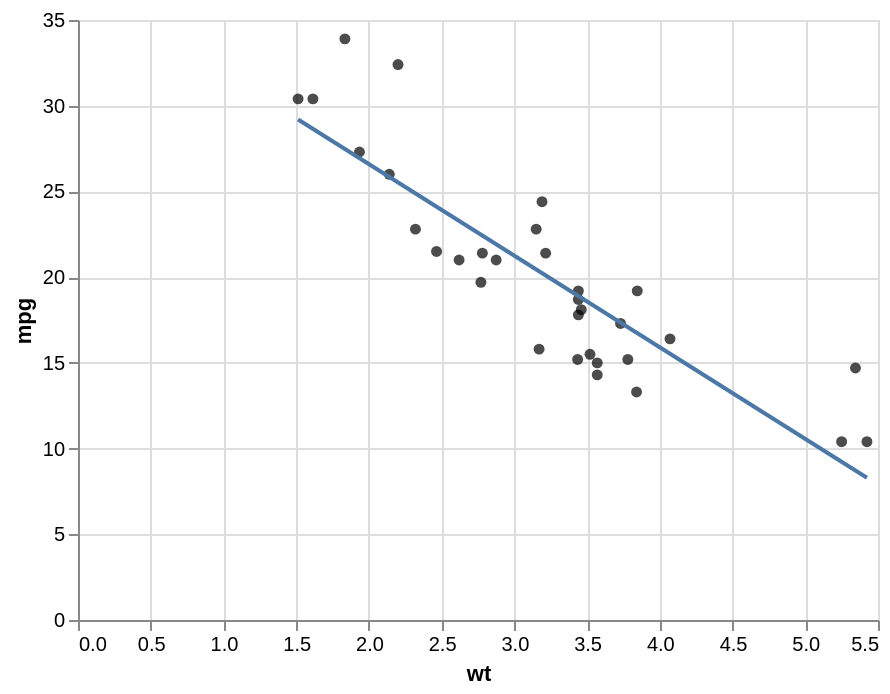

Notebook source saved alongside this figure:
### Markdown cell above
Many factors may have impact on the fuel efficiency in an automobile. It's usually a good idea to generate a data visualization to show the relationship between your variables. Below, we visualize the relationship between the two variables in the dataset (`wt` and `hp`) and our measure for fuel efficiency (`mpg`):

### Code cell
base = alt.Chart(cars_df).mark_circle(color="black").encode(
    alt.X("wt"), alt.Y("mpg")
)

# Create regression line
linear_fit = base.transform_regression(
    "wt", "mpg", method="linear"
).mark_line()

base + linear_fit

### Figure 1 — Vega-Lite specification as saved in the notebook (floating-point values rounded to 4 significant figures)
{"config": {"view": {"continuousWidth": 400, "continuousHeight": 300}}, "layer": [{"mark": {"type": "circle", "color": "black"}, "encoding": {"x": {"field": "wt", "type": "quantitative"}, "y": {"field": "mpg", "type": "quantitative"}}}, {"mark": "line", "encoding": {"x": {"field": "wt", "type": "quantitative"}, "y": {"field": "mpg", "type": "quantitative"}}, "transform": [{"on": "wt", "regression": "mpg", "method": "linear"}]}], "data": {"name": "data-72773ff55fd34acc5a62b75c5677e9e1"}, "$schema": "https://vega.github.io/schema/vega-lite/v4.17.0.json", "datasets": {"data-72773ff55fd34acc5a62b75c5677e9e1": [{"mpg": 21.0, "hp": 110, "wt": 2.62}, {"mpg": 21.0, "hp": 110, "wt": 2.875}, {"mpg": 22.8, "hp": 93, "wt": 2.32}, {"mpg": 21.4, "hp": 110, "wt": 3.215}, {"mpg": 18.7, "hp": 175, "wt": 3.44}, {"mpg": 18.1, "hp": 105, "wt": 3.46}, {"mpg": 14.3, "hp": 245, "wt": 3.57}, {"mpg": 24.4, "hp": 62, "wt": 3.19}, {"mpg": 22.8, "hp": 95, "wt": 3.15}, {"mpg": 19.2, "hp": 123, "wt": 3.44}, {"mpg": 17.8, "hp": 123, "wt": 3.44}, {"mpg": 16.4, "hp": 180, "wt": 4.07}, {"mpg": 17.3, "hp": 180, "wt": 3.73}, {"mpg": 15.2, "hp": 180, "wt": 3.78}, {"mpg": 10.4, "hp": 205, "wt": 5.25}, {"mpg": 10.4, "hp": 215, "wt": 5.424}, {"mpg": 14.7, "hp": 230, "wt": 5.345}, {"mpg": 32.4, "hp": 66, "wt": 2.2}, {"mpg": 30.4, "hp": 52, "wt": 1.615}, {"mpg": 33.9, "hp": 65, "wt": 1.835}, {"mpg": 21.5, "hp": 97, "wt": 2.465}, {"mpg": 15.5, "hp": 150, "wt": 3.52}, {"mpg": 15.2, "hp": 150, "wt": 3.435}, {"mpg": 13.3, "hp": 245, "wt": 3.84}, {"mpg": 19.2, "hp": 175, "wt": 3.845}, {"mpg": 27.3, "hp": 66, "wt": 1.935}, {"mpg": 26.0, "hp": 91, "wt": 2.14}, {"mpg": 30.4, "hp": 113, "wt": 1.513}, {"mpg": 15.8, "hp": 264, "wt": 3.17}, {"mpg": 19.7, "hp": 175, "wt": 2.77}, {"mpg": 15.0, "hp": 335, "wt": 3.57}, {"mpg": 21.4, "hp": 109, "wt": 2.78}]}}
